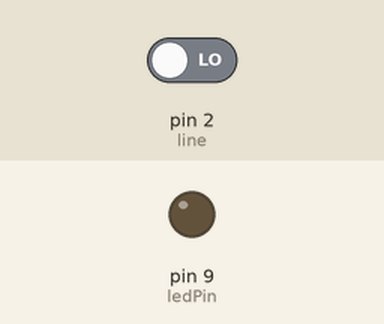
Recording of a sketch running on a simulated Arduino Uno, built with avr-gcc and run on an emulated ATmega328P. Parts: output pins drawn as LEDs (lit = HIGH). The inputs (shaded band) are chosen by the test bench; at power-on: pin 2 (line) LOW.

Above: at 1.2 s.
1.3 s: pin 2 (line) driven HIGH
At 2.5 s:
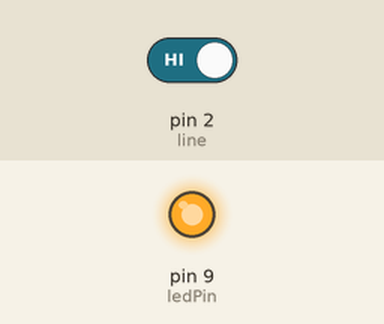
2.8 s: pin 2 (line) driven LOW
At 3.8 s:
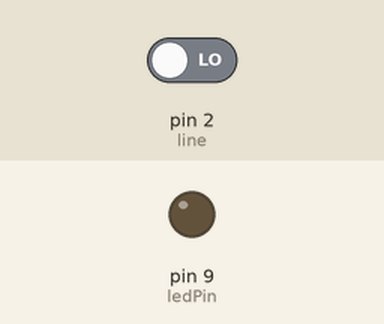
Timing chart, 0 to 5.8 s (numbered marks = the images above; inputs shaded):
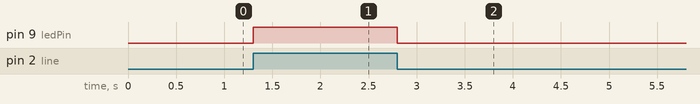

The sketch:

lineSensor.ino
```cpp
int ledPin = 9;
int line = 2;
int level = LOW;
int state = 0;

void setup() {
  // put your setup code here, to run once:
  pinMode(line, INPUT);
  pinMode(ledPin, OUTPUT);
}

void loop() {
  // put your main code here, to run repeatedly:
  state = digitalRead(line);
  if(state == HIGH)
  {
    digitalWrite(ledPin,HIGH);
    level = HIGH;
  }else
  {
    digitalWrite(ledPin,LOW);
    level = LOW;
  }
}
```

Measured:
- after the input at 1.3 s, pin 9 (ledPin): LOW → HIGH at once
- after the input at 2.8 s, pin 9 (ledPin): HIGH → LOW at once
